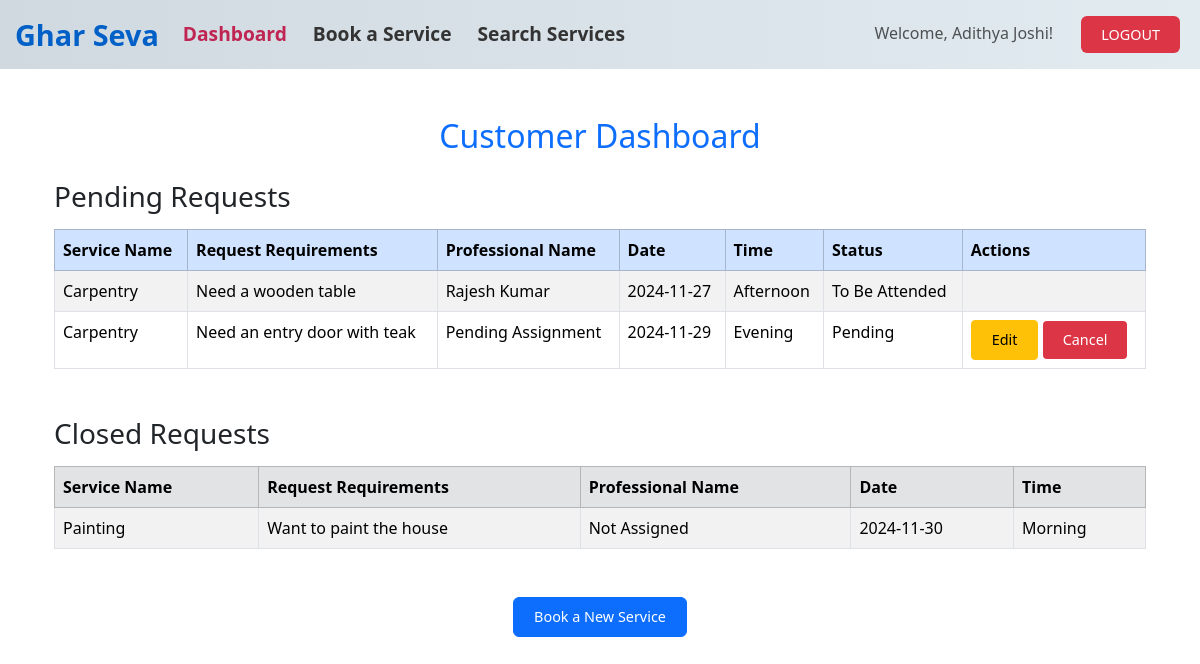
/customer/dashboard (signed in), run on the app's committed database.
### models.py (models this page shows)
class Requests(db.Model):
    __tablename__ = 'requests'
    request_id = db.Column(db.Integer, primary_key=True, autoincrement=True)
    service_id = db.Column(db.Integer, db.ForeignKey('services.service_id'), nullable=False)
    requirements = db.Column(db.Text, nullable=True)
    service_date = db.Column(db.Date, nullable=False)
    service_time = db.Column(db.String(20), nullable=False)
    customer_id = db.Column(db.Integer, db.ForeignKey('customers.customer_id'), nullable=False)
    professional_id = db.Column(db.Integer, db.ForeignKey('professionals.professional_id'), nullable=True)
    status = db.Column(db.String(50), nullable=False, default='Pending')

class Services(db.Model):
    __tablename__ = 'services'
    service_id = db.Column(db.Integer, primary_key=True, autoincrement=True)
    service_name = db.Column(db.String(150), nullable=False)
    description = db.Column(db.String(300), nullable=False)
    base_price = db.Column(db.Integer, nullable=False)

class Professionals(db.Model):
    __tablename__ = 'professionals'
    professional_id = db.Column(db.Integer, primary_key=True, autoincrement=True)
    email = db.Column(db.String(150), nullable=False)
    password = db.Column(db.String(200), nullable=False)
    name = db.Column(db.String(100), nullable=False)
    service_id = db.Column(db.Integer, db.ForeignKey('services.service_id'))
    experience = db.Column(db.Float, nullable=False)
    doc_link = db.Column(db.String(300), nullable=False)
    address = db.Column(db.Text)
    pincode = db.Column(db.String(6))
    services_did = db.Column(db.Integer, default=0)
    rating = db.Column(db.Float)
    is_approved = db.Column(db.Boolean, default=False)
    is_blocked = db.Column(db.Boolean, default=False)

### app.py (the view)
@app.route('/customer/dashboard')
@role_required('customer')
def customer_dashboard():
    user_id = session.get('user_id')
    if not user_id:
        flash("Please log in to view your dashboard.", "danger")
        return redirect('/login')
    active_bookings = (
    db.session.query(Requests, Services.service_name, Professionals.name)
    .join(Services, Requests.service_id == Services.service_id)
    .outerjoin(Professionals, Requests.professional_id == Professionals.professional_id)
    .filter(Requests.customer_id == user_id, Requests.status.in_(['Pending', 'To Be Attended', 'Fulfilled']))
    .all()
    )
    closed_bookings = (
    db.session.query(Requests, Services.service_name, Professionals.name)
    .join(Services, Requests.service_id == Services.service_id)
    .outerjoin(Professionals, Requests.professional_id == Professionals.professional_id)
    .filter(Requests.customer_id == user_id, Requests.status == 'Closed')
    .all()
    )
    return render_template(
        '/customer/customer_dashboard.html',
        active_bookings=active_bookings,
        closed_bookings=closed_bookings
    )

### app.py (called while the page is built, shortened)
def role_required(role):
    def decorator(func):
        @wraps(func)
        def wrapper(*args, **kwargs):
            user_role = session['user_role']  # Get the role from the session
            return func(*args, **kwargs)
        return wrapper
    return decorator

### templates/customer/customer_dashboard.html (shortened to what this page needs)
{% extends "base.html" %}
{% block content %}
<div class="container mt-5">
    <h2 class="text-center text-primary">Customer Dashboard</h2>
    <div class="mt-4">
        <h3>Pending Requests</h3>
        {% if active_bookings %}
        <table class="table table-bordered table-striped mt-3">
            <thead class="table-primary">
                <tr>
                    <th>Service Name</th>
                    <th>Request Requirements</th>
                    <th>Professional Name</th>
                    <th>Date</th>
                    <th>Time</th>
                    <th>Status</th>
                    <th>Actions</th>
                </tr>
            </thead>
            <tbody>
                {% for request, service_name, professional_name in active_bookings %}
                <tr>
                    <td>{{ service_name }}</td>
                    <td>{{ request.requirements }}</td>
                    <td>{{ professional_name if professional_name else "Pending Assignment" }}</td>
                    <td>{{ request.service_date }}</td>
                    <td>{{ request.service_time | capitalize }}</td>
                    <td>{{ request.status }}</td>
                    <td>
                        {% if request.status == 'Pending' %}
                            <a href="/customer/edit_booking/{{ request.request_id }}" class="btn btn-warning btn-sm">Edit</a>
                            <form action="/customer/cancel_booking/{{ request.request_id }}" method="POST" class="d-inline" onsubmit="return confirmCancel('{{ service_name }}')">
                                <button type="submit" class="btn btn-danger btn-sm">Cancel</button>
                            </form>
                        {% elif request.status == 'Fulfilled' %}
                            <a href="/customer/service_remarks/{{ request.request_id }}" class="btn btn-success btn-sm">Service Finished</a>
                        {% endif %}
                    </td>
                </tr>
                {% endfor %}
            </tbody>
        </table>
        {% else %}
        <p>No pending requests. <a href="/customer/list_services" class="text-primary">Book a service now!</a></p>
        {% endif %}
    </div>
    <div class="mt-5">
        <h3>Closed Requests</h3>
        {% if closed_bookings %}
        <table class="table table-bordered table-striped mt-3">
            <thead class="table-secondary">
                <tr>
                    <th>Service Name</th>
                    <th>Request Requirements</th>
                    <th>Professional Name</th>
                    <th>Date</th>
                    <th>Time</th>
                </tr>
            </thead>
            <tbody>
                {% for request, service_name, professional_name in closed_bookings %}
                <tr>
                    <td>{{ service_name }}</td>
                    <td>{{ request.requirements }}</td>
                    <td>{{ professional_name if professional_name else "Not Assigned" }}</td>
                    <td>{{ request.service_date }}</td>
                    <td>{{ request.service_time | capitalize }}</td>
                </tr>
                {% endfor %}
            </tbody>
        </table>
        {% else %}
        <p>No closed requests.</p>
        {% endif %}
    </div>
    <div class="mt-5 text-center">
        <a href="/customer/list_services" class="btn btn-primary">Book a New Service</a>
    </div>
</div>
{% endblock %}

### templates/base.html (style rules this page uses)
.btn-danger { background-color: #dc3545 !important; border: none !important; color: white !important; }
.btn { font-size: 0.9rem; padding: 8px 20px; }

### data on the page
Requests: service_name "Carpentry", requirements "Need a wooden table", name "Rajesh Kumar", service_date "2024-11-27", service_time "Afternoon", status "To Be Attended"
Requests: service_name "Carpentry", requirements "Need an entry door with teak", professional_name "Pending Assignment", service_date "2024-11-29", service_time "Evening", status "Pending"
Requests: service_name "Painting", requirements "Want to paint the house", professional_name "Not Assigned", service_date "2024-11-30", service_time "Morning"

### other printed values
{{ label|safe }} "Dashboard" "Book a Service" "Search Services"
{{ session['username'] }} "Adithya Joshi"
